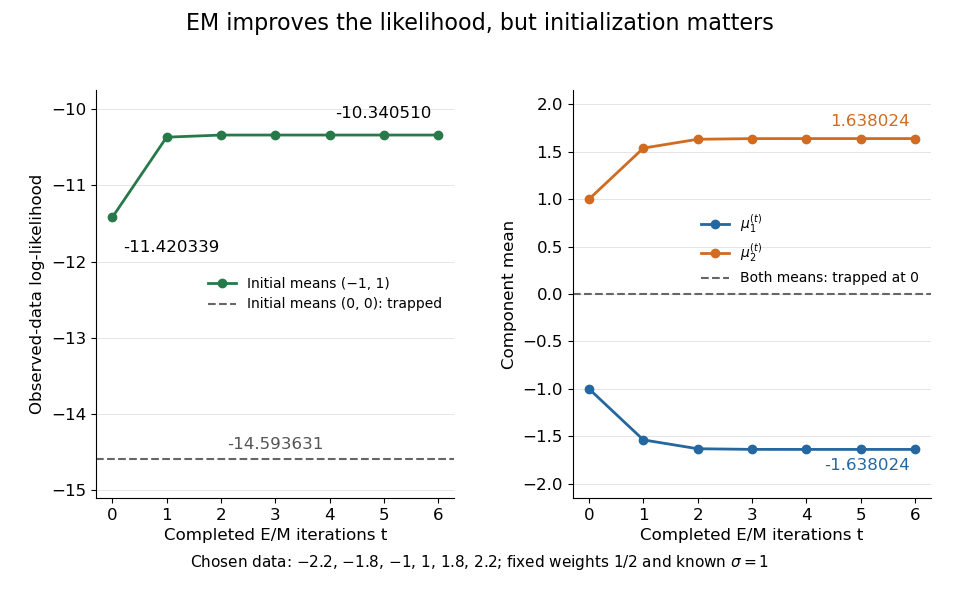

This figure's Python source:
"""Plot original EM likelihood and mean iterates, with the identical-means trap.

Tested with Python 3.14, NumPy 2.3.5, Matplotlib 3.10.7. Run from _media.
"""

from pathlib import Path

import matplotlib.pyplot as plt
import numpy as np


def evaluate(x, means):
    log_joint = -0.5 * (x[:, None] - means[None, :]) ** 2 - np.log(2.0) - 0.5 * np.log(2 * np.pi)
    maximum = log_joint.max(axis=1, keepdims=True)
    log_density = maximum + np.log(np.exp(log_joint - maximum).sum(axis=1, keepdims=True))
    r = np.exp(log_joint - log_density)
    return r, float(log_density.sum())


def main():
    x = np.array([-2.2, -1.8, -1.0, 1.0, 1.8, 2.2])
    means = np.array([-1.0, 1.0])
    history, likelihood = [], []
    for _ in range(7):
        r, value = evaluate(x, means)
        history.append(means.copy())
        likelihood.append(value)
        means = (r * x[:, None]).sum(axis=0) / r.sum(axis=0)
    history = np.array(history)
    iterations = np.arange(len(history))
    trap_likelihood = evaluate(x, np.zeros(2))[1]
    plt.rcParams.update({"font.size": 12, "axes.spines.top": False, "axes.spines.right": False})
    fig, (ll_ax, mean_ax) = plt.subplots(1, 2, figsize=(9.6, 6))
    fig.patch.set_facecolor("white")
    fig.suptitle("EM improves the likelihood, but initialization matters", fontsize=16)
    ll_ax.plot(iterations, likelihood, "o-", color="#28794a", lw=2, label="Initial means (−1, 1)")
    ll_ax.axhline(trap_likelihood, color="#666666", ls="--", label="Initial means (0, 0): trapped")
    ll_ax.annotate(f"{likelihood[0]:.6f}", (0, likelihood[0]), xytext=(8, -25), textcoords="offset points")
    ll_ax.annotate(f"{likelihood[-1]:.6f}", (6, likelihood[-1]), xytext=(-5, 12), textcoords="offset points", ha="right")
    ll_ax.text(3, trap_likelihood + 0.14, f"{trap_likelihood:.6f}", ha="center", color="#555555")
    ll_ax.set(xlabel="Completed E/M iterations t", ylabel="Observed-data log-likelihood", ylim=(-15.1, -9.75), xticks=iterations)
    ll_ax.legend(loc="center right", fontsize=10, frameon=False)
    for j, color in enumerate(["#2467a1", "#d06b22"]):
        mean_ax.plot(iterations, history[:, j], "o-", color=color, lw=2, label=rf"$\mu_{j+1}^{{(t)}}$")
        mean_ax.text(5.9, history[-1, j] + (0.13 if j else -0.22), f"{history[-1, j]:.6f}", ha="right", color=color)
    mean_ax.axhline(0, color="#666666", ls="--", label="Both means: trapped at 0")
    mean_ax.set(xlabel="Completed E/M iterations t", ylabel="Component mean", ylim=(-2.15, 2.15), xticks=iterations)
    mean_ax.legend(loc="upper right", bbox_to_anchor=(1, 0.73), fontsize=10, frameon=False)
    for ax in (ll_ax, mean_ax):
        ax.grid(axis="y", color="#e5e5e5", lw=0.7)
        ax.set_axisbelow(True)
    fig.text(0.5, 0.055, r"Chosen data: −2.2, −1.8, −1, 1, 1.8, 2.2; fixed weights 1/2 and known $\sigma=1$", ha="center", fontsize=11)
    fig.subplots_adjust(left=0.1, right=0.97, top=0.85, bottom=0.17, wspace=0.33)
    fig.savefig(Path.cwd() / (Path(__file__).stem + ".png"), dpi=100, facecolor="white", transparent=False)
    plt.close(fig)


if __name__ == "__main__":
    main()
